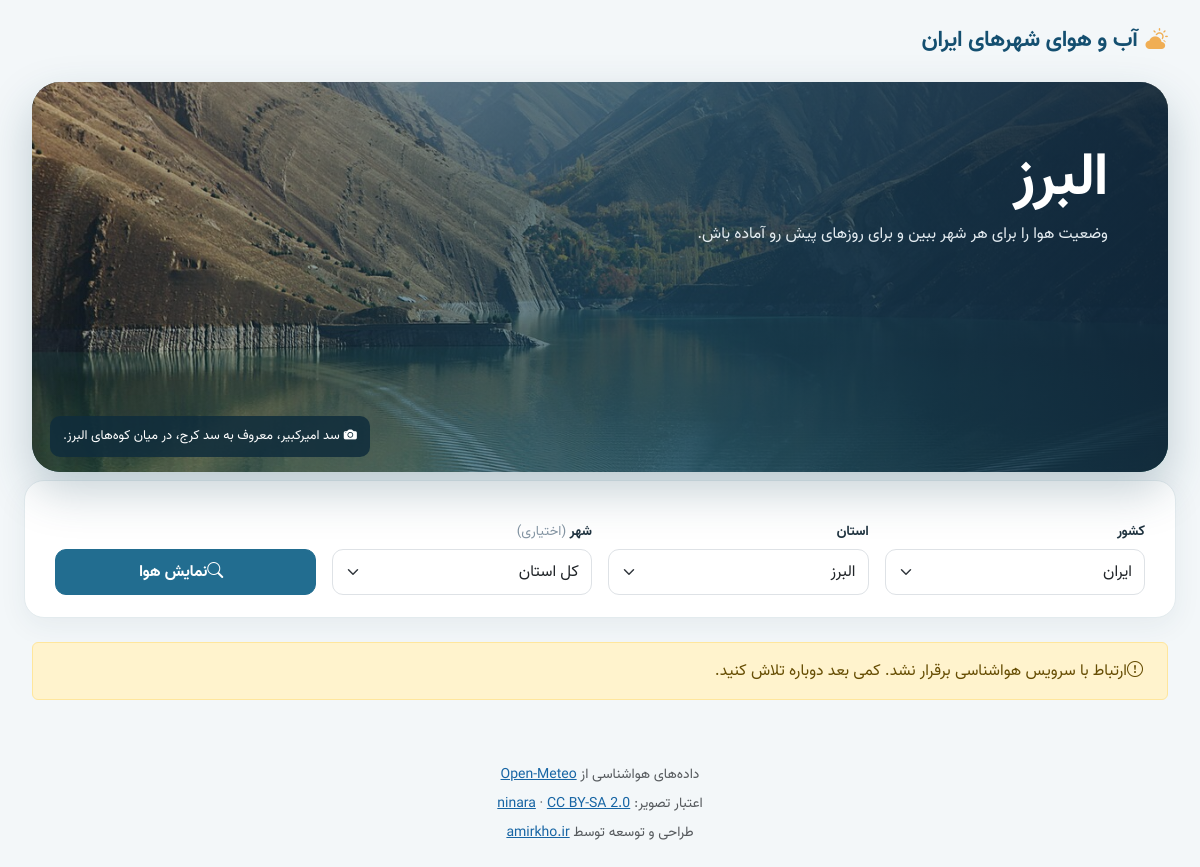
The page / on the database its author committed.
### weather/models.py (models this page shows, shortened)
class Coordinates(models.Model):
    latitude = models.FloatField("عرض جغرافیایی", validators=[MinValueValidator(-90), MaxValueValidator(90)])
    longitude = models.FloatField("طول جغرافیایی", validators=[MinValueValidator(-180), MaxValueValidator(180)])
    class Meta:
        abstract = True

class Province(Coordinates):
    country = models.ForeignKey(Country, on_delete=models.CASCADE, related_name="provinces", verbose_name="کشور")
    name = models.CharField("نام استان", max_length=100)
    image = models.ImageField("تصویر شاخص", upload_to="provinces/", blank=True)
    image_caption = models.CharField("توضیح کوتاه تصویر", max_length=200, blank=True)
    image_credit = models.CharField("عکاس/پدیدآورنده", max_length=200, blank=True)
    image_license = models.CharField("مجوز تصویر", max_length=80, blank=True)
    image_license_url = models.URLField("لینک مجوز تصویر", blank=True)
    image_source = models.URLField("صفحهٔ منبع تصویر", max_length=500, blank=True)
    class Meta:
        verbose_name = "استان"
        verbose_name_plural = "استان‌ها"
        ordering = ["name"]
        constraints = [models.UniqueConstraint(fields=["country", "name"], name="unique_province_per_country")]

### weather/views.py (the view)
# urls.py: path("", home, name="home"),
def home(request):
    countries = Country.objects.all()
    country = Country.objects.filter(pk=_id(request.GET.get("country"))).first()
    if country is None:
        country = Country.objects.filter(name="ایران").first() or countries.first()
    provinces = Province.objects.filter(country=country) if country else Province.objects.none()
    province = provinces.filter(pk=_id(request.GET.get("province"))).first()
    if province is None:
        province = (provinces.filter(name="البرز").first() if country and country.name == "ایران" else None) or provinces.first()
    cities = City.objects.filter(province=province) if province else City.objects.none()
    city = cities.filter(pk=_id(request.GET.get("city"))).first()
    location = city or province or country
    weather = None
    updated_at = None
    error = None
    if location:
        try:
            weather = get_weather(location.latitude, location.longitude)
            updated_at = jalali_datetime(weather["current"]["time"])
            for day in weather["forecast"]:
                day["jalali_date"] = jalali_date(day["date"])
        except WeatherUnavailable:
            error = "ارتباط با سرویس هواشناسی برقرار نشد. کمی بعد دوباره تلاش کنید."
    else:
        error = "هنوز مکانی ثبت نشده است. ابتدا از پنل مدیریت کشور و استان اضافه کنید."
    return render(request, "weather/home.html", {
        "countries": countries, "country": country, "provinces": provinces,
        "province": province, "cities": cities, "city": city,
        "location": location, "weather": weather, "error": error,
        "updated_at": updated_at,
    })

### weather/views.py (called while the page is built)
def _id(value):
    try:
        return int(value)
    except (TypeError, ValueError):
        return None

### templates/weather/home.html (shortened to what this page needs)
{% load static %}
<!doctype html>
<html lang="fa" dir="rtl">
<head>
  <link href="{% static 'vendor/bootstrap/bootstrap.rtl.min.css' %}" rel="stylesheet">
  <link href="{% static 'vendor/bootstrap-icons/bootstrap-icons.min.css' %}" rel="stylesheet">
  <link href="{% static 'vendor/vazir/vazir.css' %}" rel="stylesheet">
  <link href="{% static 'weather/style.css' %}" rel="stylesheet">
</head>
<body>
  <main class="container py-3 py-md-4">
    <header class="d-flex align-items-center mb-4">
      <a class="brand text-decoration-none" href="{% url 'home' %}"><i class="bi bi-cloud-sun-fill me-2"></i>آب و هوای شهرهای ایران</a>
    </header>
    <section class="hero mb-4" aria-label="تصویر و وضعیت استان">
      {% if province and province.image %}<img class="hero-image" src="{{ province.image.url }}" alt="{{ province.image_caption|default:province.name }}">{% endif %}
      <div class="hero-shade"></div>
      <div class="hero-content">
        <h1 class="mb-2">{% if province %}{{ province.name }}{% elif country %}{{ country.name }}{% else %}آب و هوای شهرهای ایران{% endif %}{% if city %} <span class="hero-city">/ {{ city.name }}</span>{% endif %}</h1>
        <p class="mb-0 hero-subtitle">وضعیت هوا را برای هر شهر ببین و برای روزهای پیش رو آماده باش.</p>
      </div>
      {% if province and province.image_caption %}
        <div class="photo-caption"><i class="bi bi-camera-fill me-1" aria-hidden="true"></i>{{ province.image_caption }}</div>
      {% endif %}
    </section>
    <form id="location-form" method="get" class="location-panel row g-3 align-items-end mb-4">
      <div class="col-md-3">
        <label class="form-label" for="country">کشور</label>
        <select class="form-select" id="country" name="country" onchange="this.form.submit()">
          {% for item in countries %}
            <option value="{{ item.pk }}" {% if item.pk == country.pk %}selected{% endif %}>{{ item.name }}</option>
          {% endfor %}
        </select>
      </div>
      <div class="col-md-3">
        <label class="form-label" for="province">استان</label>
        <select class="form-select" id="province" name="province" onchange="this.form.submit()">
          {% for item in provinces %}
            <option value="{{ item.pk }}" {% if item.pk == province.pk %}selected{% endif %}>{{ item.name }}</option>
          {% endfor %}
        </select>
      </div>
      <div class="col-md-3">
        <label class="form-label" for="city">شهر <span class="optional">(اختیاری)</span></label>
        <select class="form-select" id="city" name="city">
          <option value="">کل استان</option>
        </select>
      </div>
      <div class="col-md-3">
        <button class="btn btn-primary w-100" type="submit"><i class="bi bi-search ms-2"></i>نمایش هوا</button>
      </div>
    </form>
    {% if error %}
      <div class="alert alert-warning" role="alert"><i class="bi bi-exclamation-circle ms-2"></i>{{ error }}</div>
    {% endif %}
    <footer class="text-center small text-muted mt-5 pt-3">
      <div>داده‌های هواشناسی از <a href="https://open-meteo.com/" target="_blank" rel="noopener noreferrer">Open-Meteo</a></div>
      {% if province and province.image and province.image_source %}
        <div class="mt-2">اعتبار تصویر: <a href="{{ province.image_source }}" target="_blank" rel="noopener noreferrer">{{ province.image_credit|default:"Wikimedia Commons" }}</a>{% if province.image_license_url %} · <a href="{{ province.image_license_url }}" target="_blank" rel="noopener noreferrer">{{ province.image_license }}</a>{% endif %}</div>
      {% endif %}
      <div class="mt-2">طراحی و توسعه توسط <a href="https://amirkho.ir/" target="_blank" rel="noopener noreferrer">amirkho.ir</a></div>
    </footer>
  </main>
</body>
</html>

### static/weather/style.css (style rules this page uses)
:root { color-scheme: light; }
body { font-family: Vazir, sans-serif; background: #f3f7f9; color: #203440; }
.container { max-width: 1160px; }
.brand { color: #144f70; font-size: 1.4rem; font-weight: 800; }
.brand i { color: #f0ae54; }
.hero { position: relative; min-height: 390px; overflow: hidden; border-radius: 28px; background: linear-gradient(130deg, #143f58, #3d8397); color: #fff; box-shadow: 0 20px 45px #204a6040; }
.hero-image, .hero-shade { position: absolute; inset: 0; width: 100%; height: 100%; }
.hero-image { object-fit: cover; object-position: center; }
.hero-shade { background: linear-gradient(270deg, #0e2639e8 0%, #133c52ba 45%, #10293942 100%); }
.hero-content { position: relative; z-index: 1; padding: clamp(28px, 5vw, 60px); max-width: 670px; }
h1 { font-size: clamp(2.2rem, 5vw, 4.2rem); font-weight: 800; }
.hero-subtitle { color: #e4ecf1; }
.photo-caption { position: absolute; z-index: 2; left: 18px; bottom: 15px; max-width: 48%; color: #fff; background: #102d3cdb; padding: 9px 13px; border-radius: 10px; font-size: .82rem; line-height: 1.7; }
.location-panel, .forecast-card, .detail { background: #fff; border: 1px solid #e3ebee; border-radius: 20px; box-shadow: 0 8px 28px #183c5710; }
.location-panel { padding: 22px; }
.form-label { font-size: .85rem; font-weight: 700; }
.optional { color: #8495a3; font-weight: 400; }
.form-select, .btn { border-radius: 11px; min-height: 46px; }
.btn-primary { background: #226d90; border-color: #226d90; font-weight: 700; }
footer a { color: #1765a4; }

### rows shown on the page
Province: image (picture), name "البرز", image_caption "سد امیرکبیر، معروف به سد کرج، در میان کوه‌های البرز.", image_credit "ninara", image_license "CC BY-SA 2.0"

### other values the page prints
{{ error }} "ارتباط با سرویس هواشناسی برقرار نشد. کمی بعد دوباره تلاش کنید."
form field country "ایران"
form field province "البرز"
